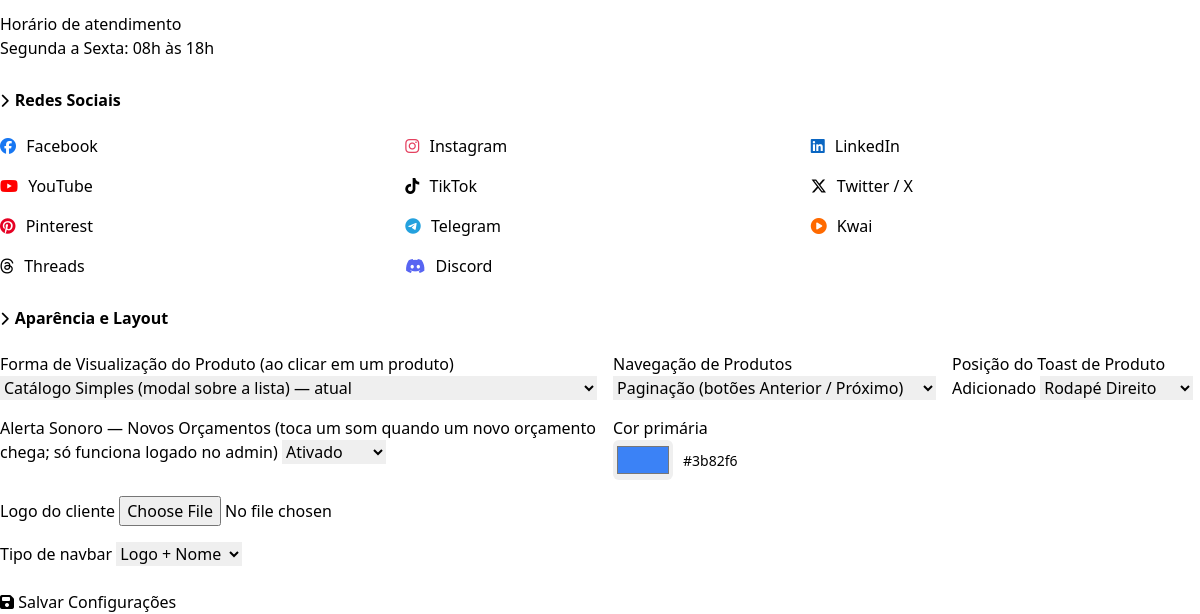
/admin/configuracoes.php (signed in, lower part), run on an earlier commit of the app's database.
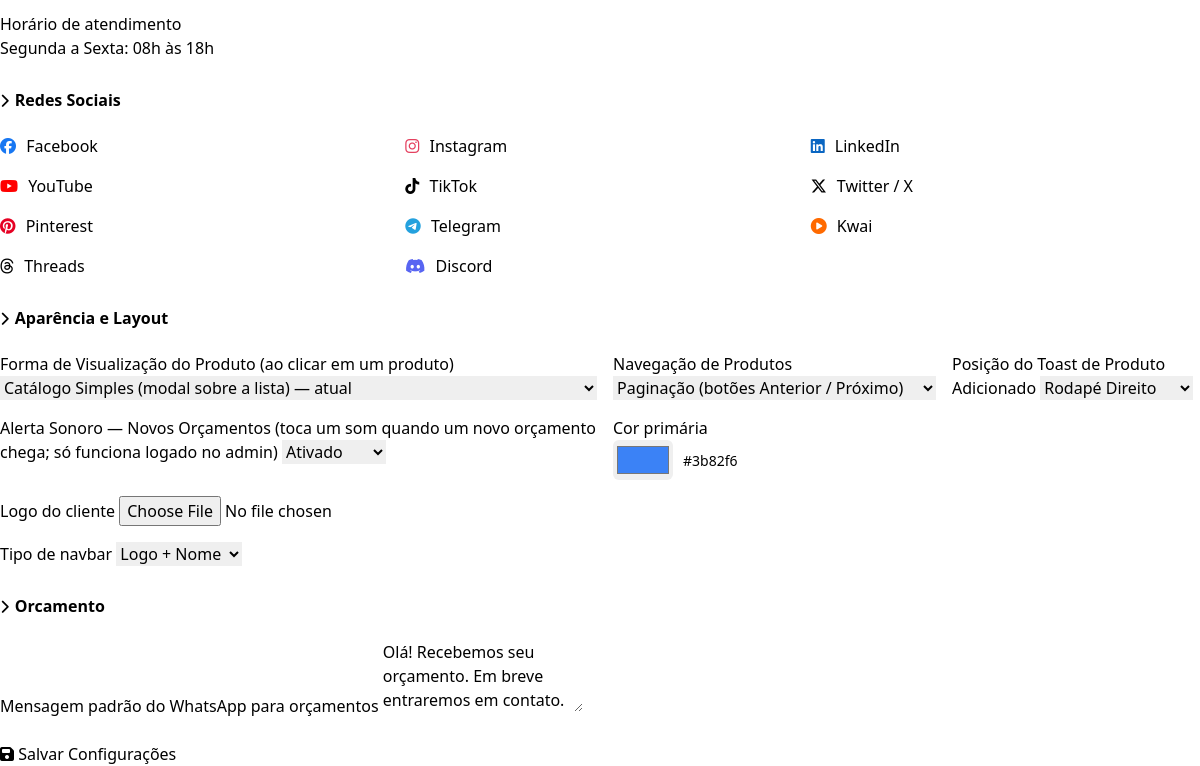
And on a later commit of the database.
### tables this page shows
CREATE TABLE `sc_configuracoes` (
  `id` int(11) unsigned NOT NULL AUTO_INCREMENT,
  `chave` varchar(100) NOT NULL,
  `valor` text DEFAULT NULL,
  `descricao` varchar(255) DEFAULT NULL,
  `grupo` varchar(50) DEFAULT 'geral',
  `tipo` enum('text','textarea','file','select','number','color') DEFAULT 'text',
  `opcoes` text DEFAULT NULL COMMENT 'JSON para campos do tipo select',
  `ordem` int(11) DEFAULT 0,
  `ativo` tinyint(1) DEFAULT 1,
  `created_at` timestamp DEFAULT CURRENT_TIMESTAMP,
  `updated_at` timestamp DEFAULT CURRENT_TIMESTAMP ON UPDATE CURRENT_TIMESTAMP,
  PRIMARY KEY (`id`),
  UNIQUE KEY `uk_chave` (`chave`)
);

### includes/db.php (called while the page is built, shortened)
<?php
class Database {
    private static ?PDO $instance = null;
    public static function getInstance(): PDO {
        if (self::$instance === null) {
            try {
                self::$instance = new PDO(
                    "mysql:host=" . DB_HOST . ";dbname=" . DB_NAME . ";charset=utf8mb4",
                    DB_USER,
                    DB_PASS,
                    [
                        PDO::ATTR_ERRMODE            => PDO::ERRMODE_EXCEPTION,
                        PDO::ATTR_DEFAULT_FETCH_MODE => PDO::FETCH_ASSOC,
                        PDO::ATTR_EMULATE_PREPARES   => false,
                        PDO::MYSQL_ATTR_INIT_COMMAND => "SET NAMES utf8mb4 COLLATE utf8mb4_unicode_ci"
                    ]
                );
            } catch (PDOException $e) {
                die('Erro de conexão com o banco de dados: ' . $e->getMessage());
            }
        }
        return self::$instance;
    }
    public static function prefix(string $table): string {
        return (defined('DB_PREFIX') ? DB_PREFIX : 'sc_') . $table;
    }
}
function db(): PDO {
    return Database::getInstance();
}
function table(string $name): string {
    return Database::prefix($name);
}

### includes/functions.php (called while the page is built, shortened)
<?php
require_once __DIR__ . '/db.php';
function sanitize($data): string {
    return htmlspecialchars(strip_tags(trim((string)$data)), ENT_QUOTES, 'UTF-8');
}
function get_config(string $key, $default = null) {
    static $cache = [];
    if (isset($cache[$key])) return $cache[$key] ?? $default;
    try {
        $stmt = db()->prepare("SELECT valor FROM " . table('configuracoes') . " WHERE chave = ? AND ativo = 1 LIMIT 1");
        $stmt->execute([$key]);
        $result = $stmt->fetch();
        $cache[$key] = $result ? $result['valor'] : null;
        return $cache[$key] ?? $default;
    } catch (Exception $e) {
        return $default;
    }
}
function selected($current, $value): string {
    return $current == $value ? 'selected' : '';
}

### admin/configuracoes.php (the view, shortened to what this page needs)
<?php
require_once __DIR__ . '/includes/functions.php';
$configuracoes = db()->query("SELECT * FROM " . table('configuracoes') . " WHERE ativo = 1 AND grupo != 'email' AND grupo != 'seo' AND chave != 'categoria_layout' AND chave NOT IN ('toast_position','produtos_navegacao','empresa_sobre','empresa_slogan','alerta_sonoro_orcamento','produto_visualizacao') ORDER BY CASE WHEN grupo='geral' THEN 1 WHEN grupo='contato' THEN 2 WHEN grupo='social' THEN 3 WHEN grupo='aparencia' THEN 4 ELSE 5 END, ordem, id")->fetchAll();
$social_icons = [
    'facebook_url'  => ['fab fa-facebook', '#1877f2'],
    'instagram_url' => ['fab fa-instagram', '#e4405f'],
    'linkedin_url'  => ['fab fa-linkedin', '#0a66c2'],
    'youtube_url'   => ['fab fa-youtube', '#ff0000'],
    'tiktok_url'    => ['fab fa-tiktok', '#000000'],
    'twitter_url'   => ['fab fa-x-twitter', '#000000'],
    'pinterest_url' => ['fab fa-pinterest', '#e60023'],
    'telegram_url'  => ['fab fa-telegram', '#24a1de'],
    'kwai_url'      => ['fas fa-play-circle', '#ff6a00'],
    'threads_url'   => ['fab fa-threads', '#000000'],
    'discord_url'   => ['fab fa-discord', '#5865f2'],
    'snapchat_url'  => ['fab fa-snapchat', '#fffc00'],
];
$extra_fields = [
    [
        'chave'    => 'empresa_sobre',
        'descricao'=> 'Sobre a Empresa (texto exibido na seção "Quem Somos")',
        'grupo'    => 'geral',
        'tipo'     => 'textarea',
        'valor'    => get_config('empresa_sobre', ''),
        'ativo'    => 1,
    ],
    [
        'chave'    => 'empresa_slogan',
        'descricao'=> 'Slogan / Frase de Destaque da Empresa',
        'grupo'    => 'geral',
        'tipo'     => 'text',
        'valor'    => get_config('empresa_slogan', ''),
        'ativo'    => 1,
    ],
    [
        'chave' => 'produto_visualizacao',
        'descricao' => 'Forma de Visualização do Produto (ao clicar em um produto)',
        'grupo' => 'aparencia',
        'tipo' => 'select',
        'valor' => get_config('produto_visualizacao', 'modal'),
        'opcoes' => json_encode([
            'modal'             => 'Catálogo Simples (modal sobre a lista) — atual',
            'pagina_individual' => 'Página Individual do Produto (similar ao WooCommerce) — melhor para SEO',
        ]),
        'ativo' => 1,
    ],
    [
        'chave' => 'produtos_navegacao',
        'descricao' => 'Navegação de Produtos',
        'grupo' => 'aparencia',
        'tipo' => 'select',
        'valor' => get_config('produtos_navegacao', 'paginacao'),
        'opcoes' => json_encode([
            'paginacao'       => 'Paginação (botões Anterior / Próximo)',
            'scroll_infinito' => 'Scroll Infinito (carrega ao rolar a página)',
        ]),
        'ativo' => 1,
    ],
    [
        'chave' => 'toast_position',
        'descricao' => 'Posição do Toast de Produto Adicionado',
        'grupo' => 'aparencia',
        'tipo' => 'select',
        'valor' => get_config('toast_position', 'bottom-right'),
        'opcoes' => json_encode([
            'bottom-left'  => 'Rodapé Esquerdo',
            'bottom-center'=> 'Rodapé Centro',
            'bottom-right' => 'Rodapé Direito',
        ]),
        'ativo' => 1,
    ],
    [
        'chave' => 'alerta_sonoro_orcamento',
        'descricao' => 'Alerta Sonoro — Novos Orçamentos (toca um som quando um novo orçamento chega; só funciona logado no admin)',
        'grupo' => 'aparencia',
        'tipo' => 'select',
        'valor' => get_config('alerta_sonoro_orcamento', '1'),
        'opcoes' => json_encode([
            '1' => 'Ativado',
            '0' => 'Desativado',
        ]),
        'ativo' => 1,
    ],
];
$configuracoes = array_merge($configuracoes, $extra_fields);
usort($configuracoes, function($a, $b) {
    $order = ['geral' => 1, 'contato' => 2, 'social' => 3, 'aparencia' => 4];
    $oa = $order[$a['grupo']] ?? 5;
    $ob = $order[$b['grupo']] ?? 5;
    if ($oa !== $ob) return $oa - $ob;
    return ($a['ordem'] ?? 0) - ($b['ordem'] ?? 0);
});
require_once __DIR__ . '/includes/header.php';
?>
<div class="card">
    <div class="card-body">
        <form method="POST" enctype="multipart/form-data">
            <?php
            $grupo_atual = '';
            foreach ($configuracoes as $cfg):
                if ($cfg['grupo'] !== $grupo_atual):
                    if ($grupo_atual !== '') echo '</div>';
                    $grupo_atual = $cfg['grupo'];
                    $grupo_nome = ['geral'=>'Configurações Gerais','contato'=>'Dados de Contato','social'=>'Redes Sociais','aparencia'=>'Aparência e Layout'][$grupo_atual] ?? ucfirst($grupo_atual);
            ?>
            <h3 style="margin:28px 0 14px;padding-bottom:8px;border-bottom:2px solid var(--gray-200);color:var(--gray-900);font-size:1rem;font-weight:700;">
                <i class="fas fa-chevron-right" style="color:var(--primary);margin-right:6px;font-size:0.875rem;"></i><?php echo $grupo_nome; ?>
            </h3>
            <div style="display:grid;grid-template-columns:repeat(3,1fr);gap:16px;">
            <?php endif; ?>
                <div class="form-group" style="<?php echo in_array($cfg['tipo'],['textarea','file'])?'grid-column:1/-1;':''; ?>">
                    <label>
                        <?php if ($cfg['grupo'] === 'social' && isset($social_icons[$cfg['chave']])):
                            [$ico, $cor] = $social_icons[$cfg['chave']]; ?>
                        <i class="<?php echo $ico; ?>" style="color:<?php echo $cor; ?>;margin-right:6px;font-size:1rem;"></i>
                        <?php endif; ?>
                        <?php echo sanitize($cfg['descricao'] ?: $cfg['chave']); ?>
                    </label>
                    <?php if ($cfg['tipo'] === 'textarea'): ?>
                    <textarea name="config[<?php echo $cfg['chave']; ?>]" rows="3"><?php echo sanitize($cfg['valor']); ?></textarea>
                    <?php elseif ($cfg['tipo'] === 'file'): ?>
                    <input type="file" name="config[<?php echo $cfg['chave']; ?>]" accept="image/*">
                    <?php elseif ($cfg['tipo'] === 'color'): ?>
                    <div style="display:flex;align-items:center;gap:10px;">
                        <input type="color" name="config[<?php echo $cfg['chave']; ?>]" value="<?php echo sanitize($cfg['valor']?:'#3b82f6'); ?>" style="width:60px;height:40px;padding:2px;border:1px solid var(--gray-200);border-radius:6px;">
                        <span style="font-size:0.875rem;color:var(--gray-500);"><?php echo sanitize($cfg['valor']); ?></span>
                    </div>
                    <?php elseif ($cfg['tipo'] === 'select' && !empty($cfg['opcoes'])): ?>
                    <select name="config[<?php echo $cfg['chave']; ?>]">
                        <?php foreach (json_decode($cfg['opcoes'],true)??[] as $v=>$l): ?>
                        <option value="<?php echo $v; ?>" <?php echo selected($cfg['valor'],$v); ?>><?php echo $l; ?></option>
                        <?php endforeach; ?>
                    </select>
                    <?php elseif ($cfg['tipo'] === 'number'): ?>
                    <input type="number" name="config[<?php echo $cfg['chave']; ?>]" value="<?php echo (int)$cfg['valor']; ?>">
                    <?php else: ?>
                    <input type="text" name="config[<?php echo $cfg['chave']; ?>]" value="<?php echo sanitize($cfg['valor']); ?>">
                    <?php endif; ?>
                </div>
            <?php endforeach; if ($grupo_atual) echo '</div>'; ?>
            <div class="form-actions" style="margin-top:24px;">
                <button type="submit" class="btn btn-primary btn-lg"><i class="fas fa-save"></i> Salvar Configurações</button>
            </div>
        </form>
    </div>
</div>
<?php require_once __DIR__ . '/includes/footer.php'; ?>

### admin/includes/header.php (shortened to what this page needs)
<!DOCTYPE html>
<html lang="pt-BR">
<head>
    <link rel="stylesheet" href="https://cdnjs.cloudflare.com/ajax/libs/font-awesome/6.5.1/css/all.min.css">
    <link rel="stylesheet" href="<?php echo defined('ADMIN_URL') ? ADMIN_URL : '../admin/'; ?>assets/css/admin.css">
    <script src="https://cdn.tailwindcss.com"></script>
</head>
<body>
<div class="admin-wrapper">
    <div class="admin-main">
        <div class="admin-content">

### admin/includes/footer.php (shortened to what this page needs)
        </div>
    </div>
</div>
</body>
</html>

What changed in the data, as far as the page shows it:
now on this page (row edited): sc_configuracoes: grupo "Orcamento", descricao "Mensagem padrão do WhatsApp para orçamentos", chave+valor "Olá! Recebemos seu orçamento. Em breve entraremos em contato."
